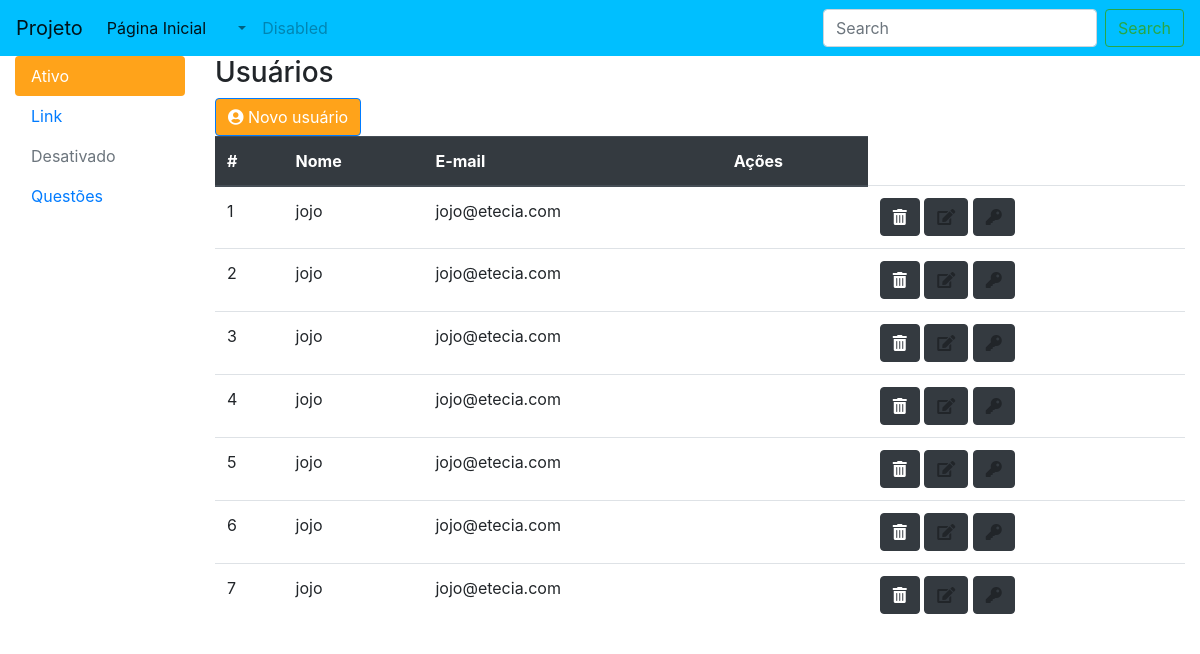
Before: /usuario.php with the older database file.
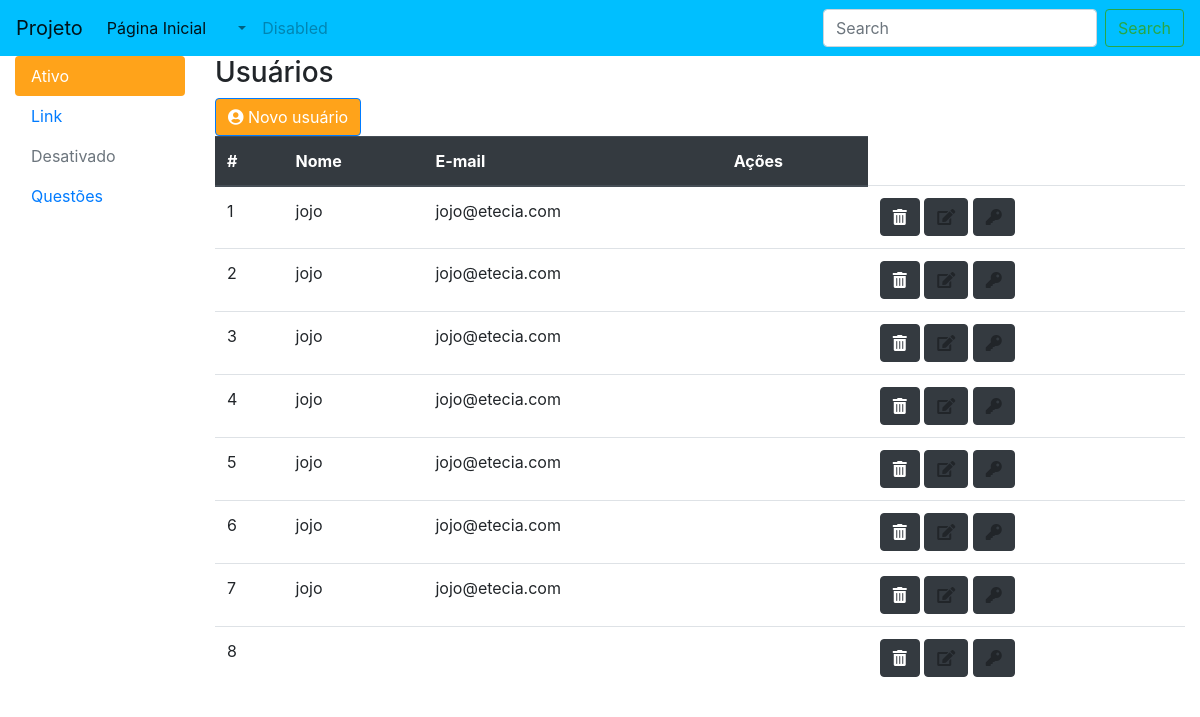
After: the same page with the newer database file.
### tables this page shows
CREATE TABLE `usuarios` (
  `idUsuario` int(11) NOT NULL,
  `nome` varchar(200) NOT NULL,
  `email` varchar(200) NOT NULL,
  `senha` int(200) NOT NULL
);

### UsuarioDAO.php (called while the page is built, shortened)
<?php
class UsuarioDAO{
	private $con;
	function __construct(){
		$rs = $this->con = mysqli_connect(DB_SERVER, DB_USER, DB_PASS, DB_NAME);
	}
	public function buscar(){
		$sql = "SELECT * FROM usuarios";
		$rs = $this->con->query($sql);
		$listaDeUsuarios = array();
		while ($linha = $rs->fetch_object()){
			$listaDeUsuarios[] = $linha;
		}
		return $listaDeUsuarios;
	}
}
 ?>

### usuario.php (the view, shortened to what this page needs)
<?php
include "UsuarioDAO.php";
$usuarioDAO = new UsuarioDAO();
$lista = $usuarioDAO->buscar();
?>
<!DOCTYPE html>
<html>
<head>
	<link rel="stylesheet" href="https://stackpath.bootstrapcdn.com/bootstrap/4.3.1/css/bootstrap.min.css">
	<link rel="stylesheet" type="text/css" href="css/all.min.css">
</head>
<body><nav class="navbar navbar-expand-lg navbar-light" style= "background-color:#00BFFF " >
	<a class="navbar-brand" href="#">Projeto </a>
	<div class="collapse navbar-collapse" id="navbarSupportedContent">
		<ul class="navbar-nav mr-auto">
			<li class="nav-item active">
				<a class="nav-link" href="#">Página Inicial <span class="sr-only">(current)</span></a>
			</li>
			<li class="nav-item">
				<a class="nav-link" href="#"></a>
			</li>
			<li class="nav-item dropdown">
				<a class="nav-link dropdown-toggle" href="#" id="navbarDropdown" role="button" data-toggle="dropdown" aria-haspopup="true" aria-expanded="false"></a>
			</li>
			<li class="nav-item">
				<a class="nav-link disabled" href="#" tabindex="-1" aria-disabled="true">Disabled</a>
			</li>
		</ul>
		<form class="form-inline my-2 my-lg-0">
			<input class="form-control mr-sm-2" type="search" placeholder="Search" aria-label="Search">
			<button class="btn btn-outline-success my-2 my-sm-0" type="submit">Search</button>
		</form>
	</div>
</nav>
<div class="container-fluid">
	<div class="row">
		<div class = "col-2">
			<ul class="nav flex-column nav-pills vertical">
				<li class="nav-item">
					<a class="nav-link active" href="#" style= "background-color:#ffa31a ">Ativo </a>
				</li>
				<li class="nav-item">
					<a class="nav-link" href="#">Link</a>
				</li>
				<li class="nav-item">
					<a class="nav-link disabled" href="#" tabindex="-1" aria-disabled="true">Desativado</a>
				</li>
				<li class="nav-item">
					<a class="nav-link questoes.<?php  ?>" href="#" tabindex="-1" aria-disabled="true">Questões</a>
				</li>
			</ul>
		</div>
		<div class= "col-10">
			<h3>Usuários</h3>
			<button class="btn btn-primary"  data-toggle="modal" data-target="#modalnovo" style= "background-color:#ffa31a   ">
				<i class="fas fa-user-circle" style= "background-color:##ffa31a  "></i>
			Novo usuário
		</button>
			<table class="table">
				<thead class="thead-dark">
				<tr>
					<th>#</th>
					<th>Nome</th>
					<th>E-mail</th>
					<th>Ações</th>
				</tr>
				<?php foreach($lista as $usuario): ?>
				<tr>
					<td><?=  $usuario->idUsuario ?></td>
					<td><?=  $usuario->nome ?></td>
					<td><?=  $usuario->email ?></td>
					<td>
					<td>
						<a type="button" class="btn btn-dark" href="UsuarioController.php?acao=apagar&id=<?=  $usuario->idUsuario ?>">
							<i class="fas fa-trash-alt">
							</i></a>
						<a type="button" class="btn btn-dark">
							<i class="fas fa-edit">
							</i>
						</a>
						<a type="button" class="btn btn-dark alterar-senha" data-toggle="modal" data-target="#modalsenha" data-id="<?=  $usuario->idUsuario ?>">
						<i class="fas fa-key"></i>
					</a>
					</td>
				</tr>
				<?php endforeach ?>
			</table>
		</div>
</div>
    </div>
</body>
</html>

Changed rows visible on the page:
added usuarios: idUsuario "8"
